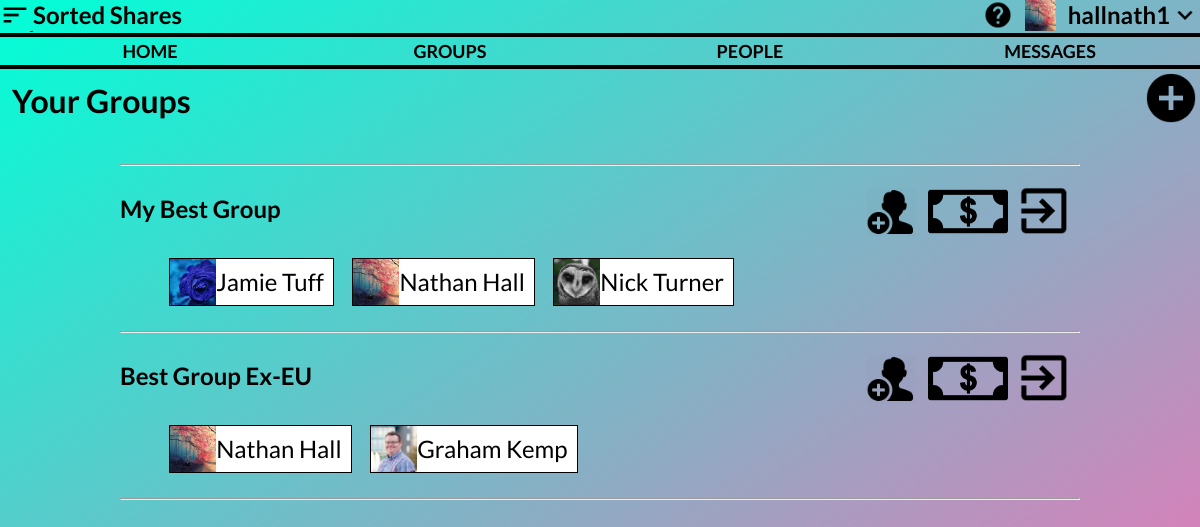
/groups.php (signed in), run on the app's committed database.
### tables this page shows
CREATE TABLE Users(UserID INTEGER PRIMARY KEY, fName varchar(30), lName varchar(30), username varchar(30), email varchar(50), password varchar(20), salt varchar(20), profileLink varChar(10), color varchar(30), paypalLink varchar(20));

CREATE TABLE Users_Groups(UserID int, GroupID int, FOREIGN KEY(UserID) REFERENCES Users(UserID), FOREIGN KEY(GroupID) REFERENCES Groups(GroupsID));

CREATE TABLE Groups(GroupID INTEGER PRIMARY KEY, name varchar(30), groupType varchar(10));

### database.php (called while the page is built, shortened)
<?php
class Database {
	private $database;
	function __construct() {
		$this->database = $this->getConnection();
	}
	function prepare($query) {
		return $this->database->prepare($query);
	}
	private function getConnection() {
		$conn = new SQLite3('database.db');
		return $conn;
	}
}
?>

### groups.php (the view, shortened to what this page needs)
<?php
require 'database.php';
$db = new Database();
?>
<!DOCTYPE html>
<html>
<head>
	<link rel="stylesheet" href="style.css" type="text/css" charset="utf-8">
</head>
<?php echo "<body style='background:linear-gradient(to bottom right, ".$_SESSION['color'].")'>";?>
	<div class="screen" style="overflow: scroll;">
		<?php
		include 'menu_top.php';
		include 'menu_bar.php';
		?>
		<div class="topTitle">
			<h1 style="display:inline-block; margin:1% 1%;">Your Groups</h1>
			<div class="tooltip" style="height:100%;display:inline-block;float:right;">
				<a href='createGroups.php'>
					<img src = "icons/add(black).png" class="addImage" id="createGroupsImage" style="height:auto;width:40%;">
				</a>
			</div>
		</div>
		<div class="content">
			<hr>
			<?php
			$sql = "SELECT * FROM Groups INNER JOIN Users_Groups ON Users_Groups.GroupID = Groups.GroupID WHERE Users_Groups.UserID = :userid ;";
			$stmt = $db->prepare($sql);
			$stmt->bindValue(':userid', $_SESSION['id'], SQLITE3_INTEGER);
			$results = $stmt->execute();
			while(($row = $results->fetchArray())){
				echo "<h2 style='margin-bottom:1%;display:inline-block;'>" . $row['name'] . "</h2>";
				$sql = "SELECT * FROM Users INNER JOIN Users_Groups ON Users_Groups.UserID = Users.UserID WHERE Users_Groups.GroupID = :groupid;";
				$stmt = $db->prepare($sql);
				$stmt->bindValue(':groupid', $row['GroupID'], SQLITE3_INTEGER);
				$members = $stmt->execute();
				echo "<div class='tooltip' style='display:inline-block;float:right;'>
					<a href='leaveGroup.php?id=" . $row['GroupID']  . "'><img src = 'icons/exit(black).png' class='addImage leaveButton'' style='width:48px;height:auto;margin-top:0.83em; padding-right:1vw'></a>
				<span class='tooltiptext'>Leave Group</span>
				</div>";
				echo "
					<div class='tooltip' style='display:inline-block;float:right;'>
				<a href='newPaymentGroup.php?id=" . $row['GroupID']  . "'><img src = 'icons/bill(black).png' class='addImage paymentButton'' style='width:80px;height:auto;margin-top:0.83em; padding-right:1vw'></a>
				<span class='tooltiptext'>New Group Payment</span>
				</div>";
				echo "
					<div class='tooltip' style='display:inline-block;float:right;'>
				<a href='newMember.php?id=" . $row['GroupID']  . "'><img src = 'icons/addPeople(black).png' class='addImage paymentButton'' style='width:50px;height:auto;display:inline-block;margin-top:0.83em; padding-right:1vw'></a>
				<span class='tooltiptext'>Add a person</span>
				</div>";
				echo "<ul>";
				while(($member = $members->fetchArray())){
					echo "<div class='profileDisplay groupDisplay'  id='". $member['username'] . "'>";
						echo "<img src='profilePictures/".$member['profileLink']."' align='middle'><p id='name'>";
						echo $member['fName'] . " " . $member['lName'];
						echo "</p></div>";
				}
				echo "</ul><hr>";
			}
			?>
		</div>
	</div>
</body>
</html>

### menu_top.php (shortened to what this page needs)
<div class="menu_top">
	<a href='index.php'>
		<img src="icons/logo(black).png" class="logoImg">
		<h1 class="logoText">Sorted Shares</h1>
	</a>
	<?php
	$sql = "SELECT * FROM Users WHERE UserID = :id ;";
	$stmt = $GLOBALS['db']->prepare($sql);
	$stmt->bindValue(':id', $_SESSION['id'], SQLITE3_INTEGER);
	$items = $stmt->execute()->fetchArray();
	?>
	<img src='icons/expandM(black).png' class="dropbtn dropImg" onclick="myFunction()" >
	<div class="dropdown">
		<div onclick="myFunction()" class="dropbtn">
			<?php echo htmlspecialchars($items['username'], ENT_QUOTES, 'utf-8');?>
		</div>
	</div>
	<?php
	echo "<img src='profilePictures/".$items['profileLink']."' class='dropbtn profileImg' style='width:2.6vw' onclick='myFunction()' >";
	?>
	<div class="tooltip dropbtn dropImg" style="height:100%;display:inline-block;float:right;">
		<a href='help.php'>
			<img src = "icons/help(black).png" class="addImage profileImg" id="createGroupsImage" style="height:auto;width:100%;">
		</a>
	</div>
</div>

### style.css (style rules this page uses)
html { height:100%; }
body { overflow:hidden; height:100%; margin:0; background-repeat: no-repeat; background-attachment: fixed; background-size: cover; background: linear-gradient(to bottom right, hotpink, #ffa500); font-family: 'Lato'; box-sizing: border-box; }
.screen { width:100%; height:100%; position:relative; overflow: scroll; overflow-x: hidden; overflow-y:auto; }
.content { width:80%; margin: 0px auto; position:relative; overflow: scroll; overflow-x: hidden; overflow-y:auto; }
.menu_top { position: relative; }
.profileDisplay { font-size:2vw; position:relative; width:100%; margin-top:5%; vertical-align: middle; display:inline-block; background-color:white; text-align: left; height:4vw; overflow:scroll; overflow-x:auto; overflow-y:hidden; white-space: nowrap; }
.profileDisplay img { vertical-align: middle; width:auto; height: 100%; display:inline-block; }
.profileDisplay p { vertical-align: middle; display:inline-block; padding:0; margin:0; }
.addImage { width:20%; height:auto; float:right; }
.groupDisplay { box-sizing: border-box; width:auto; margin:1%; padding-right:1%; border:1px solid black; }
.topTitle { vertical-align:middle; position:relative; margin-bottom: 2vw; }
.dropbtn { border: none; cursor: pointer; text-align:right; }
.dropdown { float: right; position: relative; display: inline-block; font-size:2vw; vertical-align:top; margin:0; font-weight: bold; }
.dropImg { width:2.5%; height:auto; float:right; display:inline-block; }
.logoText { position:relative; display:inline-block; margin:0px; font-size:2vw; vertical-align:top; margin:0; display:inline-block; font-weight: bold; }
a .logoText { color:black; text-decoration:none; }
.logoImg { height:auto; width:2.5%; display:inline-block; margin:0; }
.profileImg { height:auto; width:2.8%; display:inline-block; margin:0; border: none; cursor: pointer; float:right; padding-right:1vw; }

### data on the page
users: username "hallnath1", profileLink (picture)
users_groups: GroupID.name "My Best Group", UserID.profileLink (picture), UserID.fName "Nathan", UserID.lName "Hall"
users_groups: UserID.profileLink (picture), UserID.fName "Jamie", UserID.lName "Tuff"
users_groups: UserID.profileLink (picture), UserID.fName "Nick", UserID.lName "Turner"
users_groups: GroupID.name "Best Group Ex-EU", UserID.profileLink (picture), UserID.fName "Nathan", UserID.lName "Hall"
users_groups: UserID.profileLink (picture), UserID.fName "Graham", UserID.lName "Kemp"
